Frame 1 (no input): blank canvas, image omitted
Frame 60 (the mouse pressed at the canvas centre just before this capture): blank canvas, image omitted
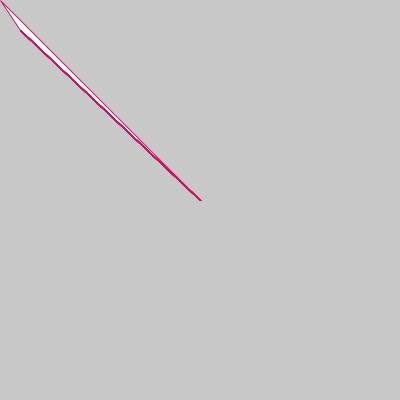
Frame 120 (the mouse held since frame 60 and released just before this capture)

The Processing sketch whose frames 1 and 60 were blank and that drew this single picture after the mouse press (run headless with seeded random() and noise(); from frame 60 on, the mouse is pressed at the canvas centre):

// Processing sketch: processing_517
// ── processing_517.pde

void setup() {
size(400, 400);
background(200);
}
void draw() {
stroke(200,20,100);
if(mousePressed) {
triangle(mouseX, mouseY, pmouseX, pmouseY,20,30);
}
}
